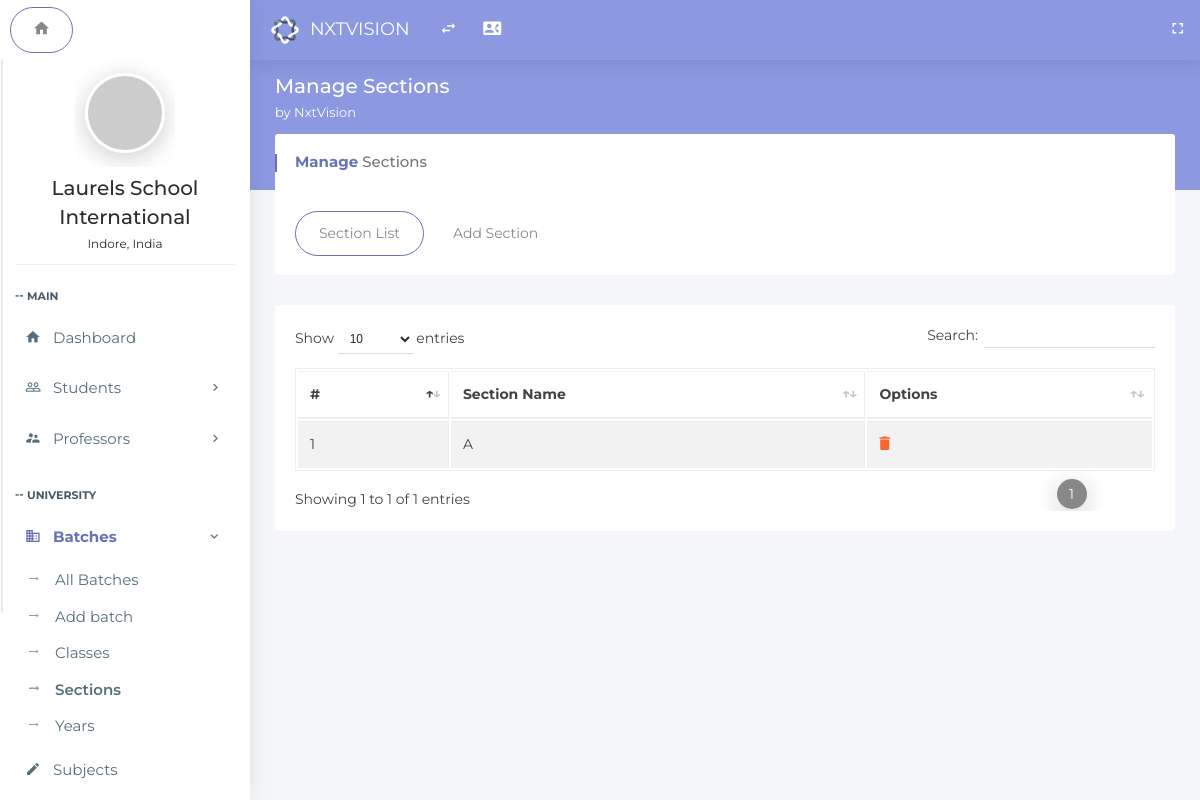
Before: /index.php/section with the older database file.
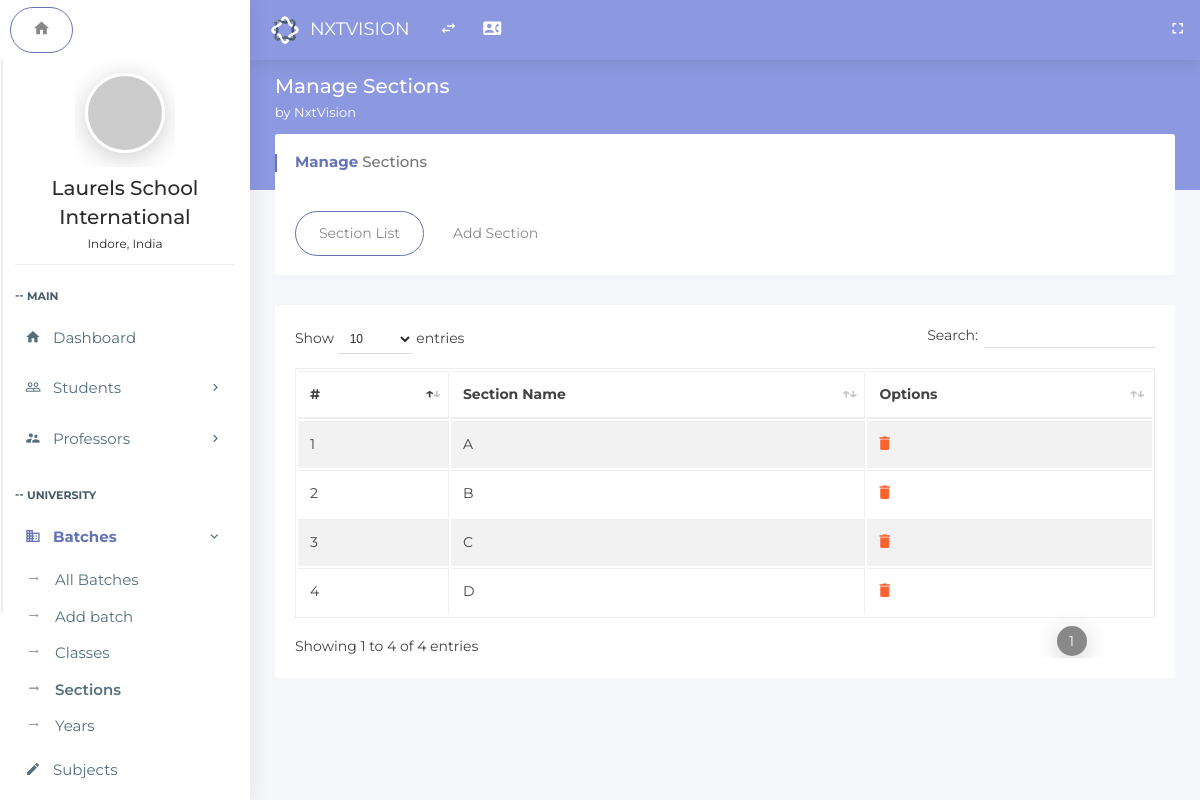
After: the same page with the newer database file.
### tables this page shows
CREATE TABLE `section_list` (
  `id` int(11) NOT NULL,
  `section` text NOT NULL
);

### application/controllers/Section.php (called while the page is built, shortened)
<?php
class Section extends MY_Controller
{
    public function index()
    {
        $this->load->model('section_model', '_section');
        $data['result'] = $this->_section->getAllSections();
        $this->load->view('sections', $data);
    }
}

### index.php (called while the page is built, shortened)
<?php
require_once BASEPATH.'core/CodeIgniter.php';

### application/models/Section_model.php (called while the page is built, shortened)
<?php
class Section_model extends CI_Model
{
    public function getAllSections()
    {
        $query = $this->db->get('section_list');
        return $query;
    }
}

### application/views/sections.php (the view, shortened to what this page needs)
<!doctype html>
<html class="no-js " lang="en">
<head>
<link rel="stylesheet" href="assets/plugins/bootstrap/css/bootstrap.min.css">
<link rel="stylesheet" href="assets/plugins/jquery-datatable/dataTables.bootstrap4.min.css">
<link rel="stylesheet" href="assets/css/main.css">
<link rel="stylesheet" href="assets/css/color_skins.css">
<link rel="stylesheet" href="assets/plugins/sweetalert/sweetalert.css"/>
</head>
<body class="<?php echo $theme;?>">
<nav class="navbar p-l-5 p-r-5">
    <ul class="nav navbar-nav navbar-left">
        <li>
            <div class="navbar-header">
                <a class="navbar-brand" href="<?php echo site_url('dashboard');?>"><img src="assets/images/logo.svg" width="30" alt="Oreo"><span class="m-l-10"><?php echo $company_name;?></span></a>
            </div>
        </li>
        <li><a href="javascript:void(0);" class="ls-toggle-btn" data-close="true"><i class="zmdi zmdi-swap"></i></a></li>
         <li><a href="contact.html" title="Contact List"><i class="zmdi zmdi-account-box-phone"></i></a></li>
        <li class="float-right">
            <a href="javascript:void(0);" class="fullscreen hidden-sm-down" data-provide="fullscreen" data-close="true"><i class="zmdi zmdi-fullscreen"></i></a>
        </li>
    </ul>
</nav>
<?php include "leftside.php";?>
<section class="content">
    <div class="block-header">
        <div class="row">
            <div class="col-lg-7 col-md-6 col-sm-12">
                <h2>Manage Sections
                <small><?php echo $welcome_string;?></small>
                </h2>
            </div>
        </div>
    </div>
    <div class="container-fluid">
        <div class="row clearfix">
            <div class="col-lg-12">
                <div class="card">
                    <div class="header">
                        <h2><strong>Manage</strong> Sections</h2>
                    </div>
                    <div class="body">
                        <ul class="nav nav-tabs padding-0">
                            <li class="nav-item"><a class="nav-link active" data-toggle="tab" href="#sublist">Section List</a></li>
                            <li class="nav-item"><a class="nav-link" data-toggle="tab" href="#addsub">Add Section</a></li>
                        </ul>
                    </div>
                </div>
                <div class="tab-content">
                    <div class="tab-pane active" id="sublist">
                        <div class="card">
                            <div class="body">
                                <div class="table-responsive">
                                    <table class="table table-bordered table-striped table-hover js-basic-example dataTable">
                                        <thead>
                                            <tr>
                                                <th>#</th>
                                                <th>Section Name</th>
                                                <th>Options</th>
                                            </tr>
                                        </thead>
                                        <tbody>
                                            <?php
                                            if(isset($result))
                                            {
                      foreach ($result->result() as $row) {
                          ?>
                                            <tr>
                                                <td><?php echo $row->id; ?></td>
                                                <td><?php echo $row->section; ?></td>
                                                <td>
                                                    <a href="javascript:showConfirmMessage('<?php echo $row->id; ?>','<?php echo $row->section; ?>');"><i class="zmdi zmdi-delete"></i>
                                                    </a>
                                                </td>
                                            </tr>
                      <?php
                      }} ?>
                                        </tbody>
                                    </table>
                                </div>
                            </div>
                        </div>
                    </div>
                </div>
            </div>
        </div>
    </div>
</section>
</body>
</html>

### application/views/LeftSide.php (shortened to what this page needs)
<aside id="leftsidebar" class="sidebar">
    <ul class="nav nav-tabs">
        <li class="nav-item"><a class="nav-link active" data-toggle="tab" href="#dashboard"><i class="zmdi zmdi-home"></i></a></li>
    </ul>
    <div class="tab-content">
        <div class="tab-pane stretchRight active" id="dashboard">
            <div class="menu">
                <ul class="list">
                    <li>
                        <div class="user-info">
                            <div class="image"><a href="profile.html"><img src="http://via.placeholder.com/80x80" alt="User"></a></div>
                            <div class="detail">
                                <h4><?php echo $schoolname;?></h4>
                                <small><?php echo $schoollocation;?></small>
                            </div>
                        </div>
                    </li>
                    <li class="header">MAIN</li>
                    <li <?php if( strcmp(basename($_SERVER['PHP_SELF']) ,'dashboard') ==0 )
                            echo 'class="active open"'; ?>  >
                        <a href="<?php echo site_url('dashboard') ?>"><i class="zmdi zmdi-home"></i><span>Dashboard</span></a>
                    </li>
                    <li <?php if( strcmp(basename($_SERVER['PHP_SELF']) ,'all_students') ==0 || strcmp(basename($_SERVER['PHP_SELF']) ,'add_students') ==0 || strcmp($this->uri->segment(1),'profile') == 0)
                        echo 'class="active open"'; ?> >
                        <a href="javascript:void(0);" class="menu-toggle"><i class="zmdi zmdi-accounts-outline"></i><span>Students</span> </a>
                    </li>
                    <li <?php if( strcmp(basename($_SERVER['PHP_SELF']) ,'all_professor') ==0 || strcmp(basename($_SERVER['PHP_SELF']) ,'add_professor') ==0)
                        echo 'class="active open"'; ?> >
                        <a href="javascript:void(0);" class="menu-toggle"><i class="zmdi zmdi-accounts-alt"></i><span>Professors</span> </a>
                    </li>
                    <li class="header">UNIVERSITY</li>
                    <li <?php if( strcmp(basename($_SERVER['PHP_SELF']) ,'classes') ==0 || strcmp(basename($_SERVER['PHP_SELF']) ,'years') ==0 || strcmp(basename($_SERVER['PHP_SELF']) ,'section') ==0)
                        echo 'class="active open"'; ?> >
                        <a href="javascript:void(0);" class="menu-toggle"><i class="zmdi zmdi-city-alt"></i><span>Batches</span> </a>
                        <ul class="ml-menu">
                            <li <?php if( strcmp(basename($_SERVER['PHP_SELF']) ,'all_batch') ==0 )
                                echo 'class="active"'; ?>>
                                <a href="<?php echo site_url('Batches/all_batch') ?>">All Batches</a>
                            </li>
                            <li <?php if( strcmp(basename($_SERVER['PHP_SELF']) ,'add_batch') ==0 )
                                echo 'class="active"'; ?>>
                                <a href="<?php echo site_url('Batches/add_batch');?>">Add batch</a>
                            </li>
                            <li <?php if( strcmp(basename($_SERVER['PHP_SELF']) ,'classes') ==0 )
                                echo 'class="active"'; ?>>
                                <a href="<?php echo site_url('classes') ?>">Classes</a>
                            </li>
                            <li <?php if( strcmp(basename($_SERVER['PHP_SELF']) ,'section') ==0 )
                                echo 'class="active"'; ?>>
                                <a href="<?php echo site_url('section');?>">Sections</a>
                            </li>
                            <li <?php if( strcmp(basename($_SERVER['PHP_SELF']) ,'years') ==0 )
                                echo 'class="active"'; ?>>
                                <a href="<?php echo site_url('years');?>">Years</a>
                            </li>
                        </ul>
                    </li>
                    <li <?php if( strcmp(basename($_SERVER['PHP_SELF']) ,'subject') ==0 )
                            echo 'class="active open"'; ?>  >
                        <a href="<?php echo site_url('subject') ?>"><i class="zmdi zmdi-edit"></i><span>Subjects</span></a>
                    </li>
                    <li <?php if( strcmp(basename($_SERVER['PHP_SELF']) ,'event') ==0)
                        echo 'class="active"'; ?>>
                        <a href="<?php echo site_url('Events/event');?>"><i class="zmdi zmdi-calendar-check"></i><span>Events</span> </a>
                    </li>
                </ul>
            </div>
        </div>
    </div>
</aside>

### assets/css/color_skins.css (style rules this page uses)
.theme-purple .block-header h2 { color: #fff }
.theme-purple .block-header h2 small { color: #fff }
.theme-purple section.content:before { background-color: #8c99e0 }
.theme-purple .navbar, .theme-purple .page-loader-wrapper { background: #8c99e0 }
.theme-purple .sidebar .menu .list li.active { background-color: transparent }
.theme-purple .sidebar .menu .list li.active>:first-child i, .theme-purple .sidebar .menu .list li.active>:first-child span { color: #6572b8 }
.theme-purple .nav-tabs .nav-link.active { border: 1px solid #6572b8 !important }
.theme-purple .card .header h2:before { background: #6572b8 }
.theme-purple .card .header h2 strong { color: #6572b8 }

Changed rows visible on the page:
added section_list: id "2", section "B"
added section_list: id "3", section "C"
added section_list: id "4", section "D"
Other visible differences:
text written by a page script: "Show entries Search: Showing 1 to 1 of 1 entries 1" → "Show entries Search: Showing 1 to 4 of 4 entries 1"
